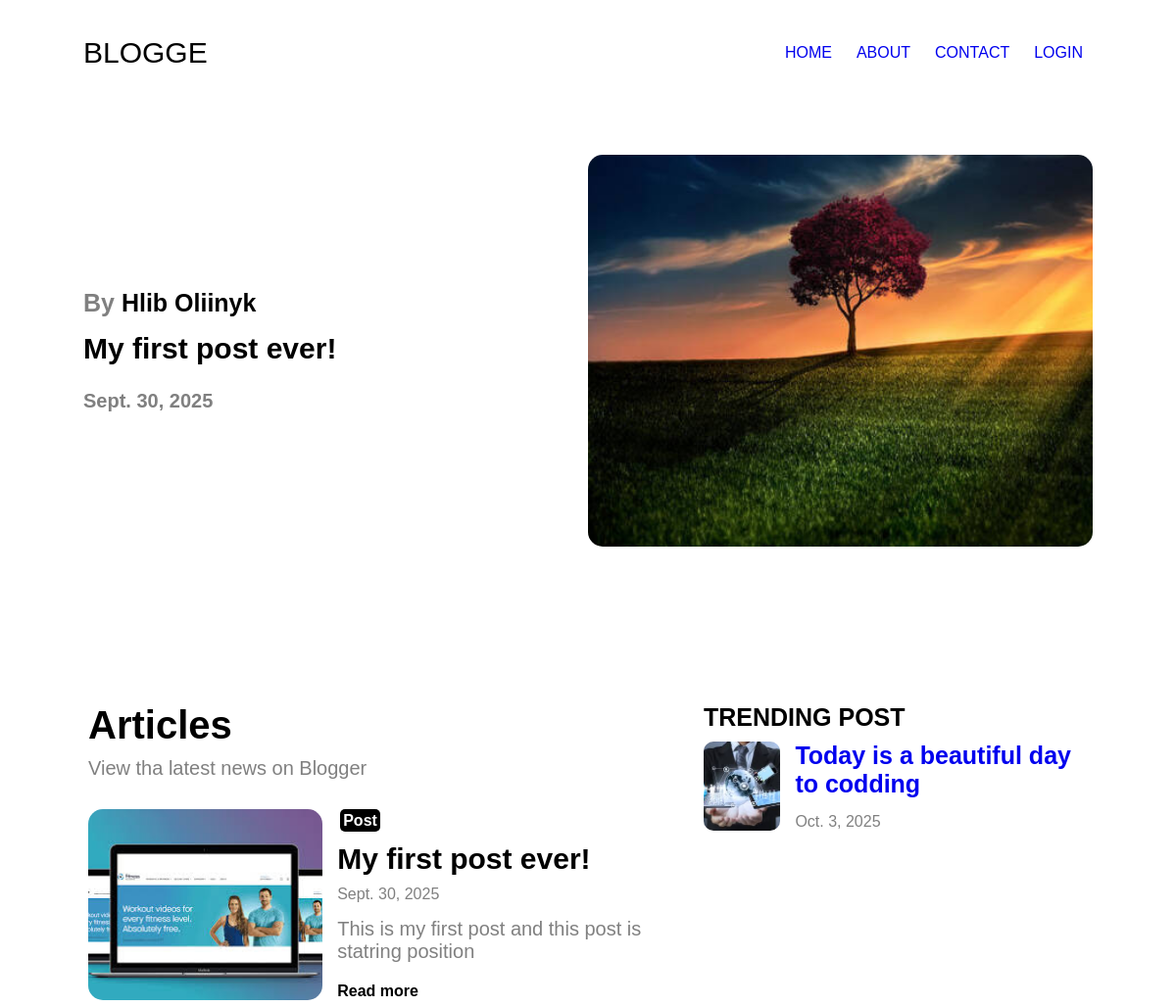
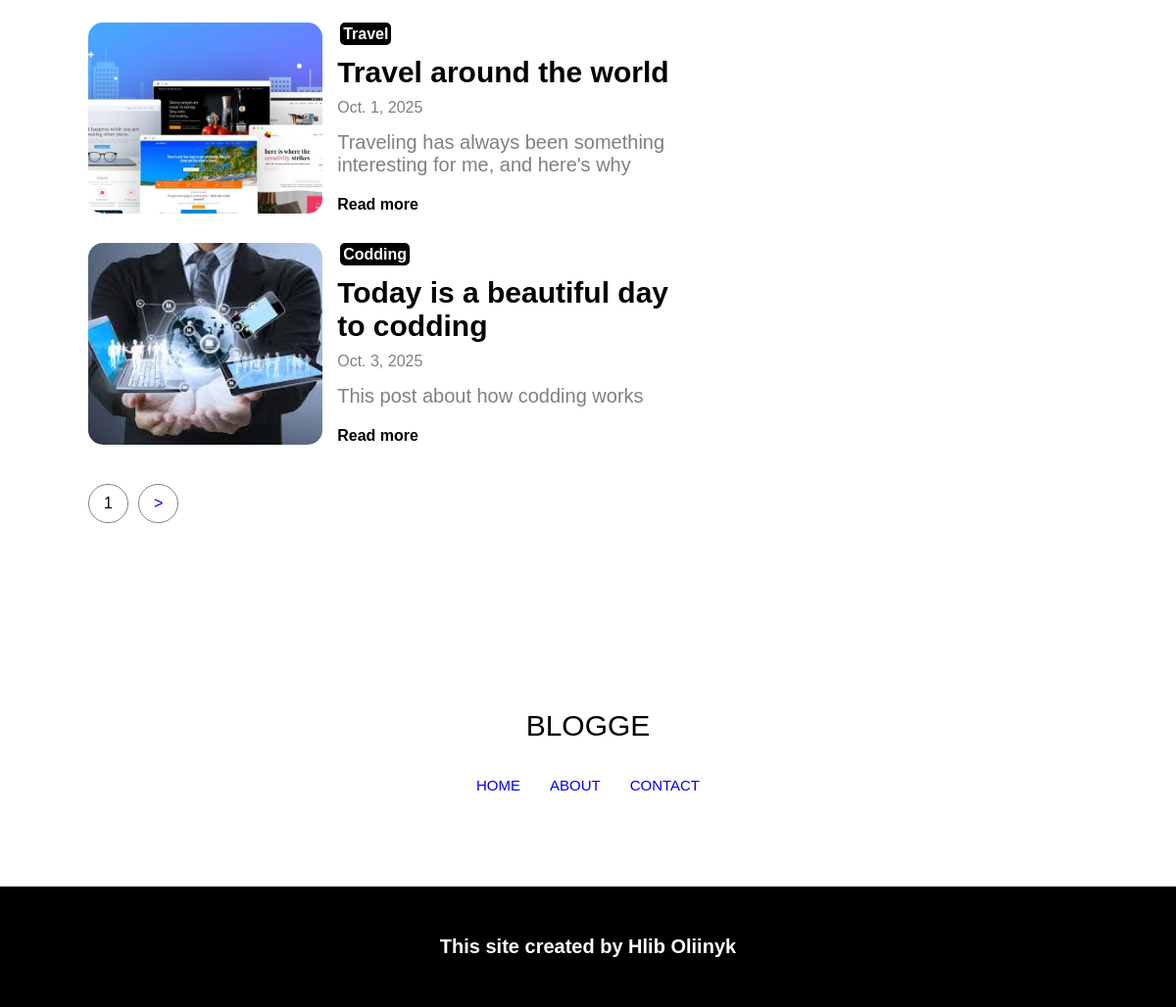
The page / on the database its author committed (2 pictures, top to bottom).
### post/models.py (models this page shows, shortened)
class Post(models.Model):
    title = models.CharField('Name', max_length = 40)
    content = models.TextField('Content', null = True)
    date = models.DateField('Date', null = True)
    topic = models.CharField('Topic', null=True)
    short_info = models.CharField('ShortInfo', null=True)
    banner = models.ImageField(default='photo_test.jpg', blank = True)

### post/views.py (the view)
# urls.py: path('', views.posts, name = 'posts'),
def posts(request):
    posts = Post.objects.all().order_by("id")
    first_post = posts.first()
    trend_posts = Post.objects.filter(topic="Codding")
    p = Paginator(posts, 3)
    page = request.GET.get('page')
    posts = p.get_page(page)
    context = {'posts':posts, 'first_post' : first_post, 'trend_posts':trend_posts}
    return render(request, 'blog/index.html', context)

### blog/templates/blog/index.html (shortened to what this page needs)
{% extends 'blog/layout.html' %}
{% load static %}
{% block content %}
<section class="features">
    <div class="container">
        <article class="features_post">
            <div class="features_post_content">
                <div class="features_post_author">
                    <p>By <span>Hlib Oliinyk</span></p>
                </div>
                {% if first_post %}
                <div class="features_post_title">
                    <a href = "{% url 'post' first_post.id %}">{{ first_post.title }}</a>
                </div>
                <div class ="features_post_time">
                    <p>{{ first_post.date }}</p>
                </div>
                {% endif %}
            </div>
            <div class="features_post_photo">
                <img src="{% static 'blog/img/photo_test.jpg' %}" alt="photo">
            </div>
        </article>
    </div>
</section>
<section class="blog">
    <div class="container">
        <div class="blog_grid_container">
            <div class="blog_articles">
                <div class="blog_section_title">
                    <h2>Articles</h2>
                    <p>View tha latest news on Blogger</p>
                </div>
                {% for post in posts %}
                    <article class="blog_post">
                        <div class="blog_post_grid_container">
                            <div class="blog_post_photo">
                                <img src="{{ post.banner.url }}" alt="photo">
                            </div>
                            <div class="blog_post_information">
                                <div class="blog_post_topic">
                                    <a href = "{% url 'post' post.id %}">{{ post.topic }}</a>
                                </div>
                                <div class="blog_post_title">
                                    <a href = "{% url 'post' post.id %}">{{ post.title }}</a>
                                </div>
                                <div class="blog_post_date">
                                    <a href = "{% url 'post' post.id %}">{{ post.date }}</a>
                                </div>
                                <div class="blog_post_short_info">
                                    <p>{{ post.short_info }}</p>
                                </div>
                                <div class="blog_post_read_more">
                                    <a href ="{% url 'post' post.id %}">Read more</a>
                                </div>
                            </div>
                        </div>
                    </article>
                {% endfor %}
                <div class="pagination">
                    {% if posts.has_next %}
                        <div class="page_number">
                            <p>{{ posts.number }}</p>
                        </div>
                        <div class="pagination_next_page">
                            <a href="?page={{ posts.next_page_number }}"> ></a>
                        </div>
                    {% endif %}
                </div>
            </div>
            <div class="blog_trend_posts">
                <div class="blog_trend_post_title">
                    <h2>TRENDING POST</h2>
                </div>
                {% for post in trend_posts %}
                    <article class="trend_post">
                        <div class="trend_post_grid_container">
                            <div class="trend_post_photo">
                                <img src="{{ post.banner.url }}" alt="photo">
                            </div>
                            <div class="trend_post_information">
                                <div class="trend_post_title">
                                    <a href = "{% url 'post' post.id %}">{{ post.title }}</a>
                                </div>
                                <div class="trend_post_date">
                                    <a href = "{% url 'post' post.id %}">{{ post.date }}</a>
                                </div>
                            </div>
                        </div>
                    </article>
                {% endfor %}
            </div>
        </div>
    </div>
</section>
{% endblock %}

### blog/templates/blog/layout.html (shortened to what this page needs)
{% load static %}
<!DOCTYPE html>
<html lang="en">
<head>
    <link rel="stylesheet" href="{% static 'blog/css/blog.css' %}">
    <link rel="stylesheet" href="{% static 'blog/css/about.css' %}">
    <link rel="stylesheet" href="{% static 'post/css/create.css' %}">
    <link rel="stylesheet" href="{% static 'post/css/details.css' %}">
    <link rel="stylesheet" href="{% static 'blog/css/contact.css' %}">
</head>
<body>
<div class="navbar">
    <div class="container">
        <div class="navbar_grid_container">
            <div class="navbar_logo">
                BLOGGE
            </div>
            <div class="navbar_menu">
                <ul class="navbar_menu_options">
                    <li class="navbar_item">
                        <a class="navbar_link" href = "{% url 'posts' %}">HOME</a>
                    </li>
                    <li class="navbar_item">
                        <a class="navbar_link" href = "{% url 'about' %}">ABOUT</a>
                    </li>
                    <li class="navbar_item">
                        <a class="navbar_link" href ="{% url 'contact' %}">CONTACT</a>
                    </li>
                    <li class="navbar_item">
                        <a class="navbar_link" href="{% url 'login' %}">LOGIN</a>
                    </li>
                </ul>
            </div>
        </div>
    </div>
</div>
{% block content %}
{% endblock %}
<section class="footer">
    <div class="container">
        <div class="footer_logo">
            <p>BLOGGE</p>
        </div>
        <div class="footer_navbar">
            <ul class="footer_navbar_options">
                <li class="footer_item">
                    <a class="navbar_link" href = "{% url 'posts' %}">HOME</a>
                </li>
                <li class="footer_item">
                    <a class="navbar_link" href = "{% url 'about' %}">ABOUT</a>
                </li>
                <li class="footer_item">
                    <a class="navbar_link" href ="{% url 'contact' %}">CONTACT</a>
                </li>
            </ul>
        </div>
    </div>
    <div class="copy_right">
        <p>This site created by Hlib Oliinyk</p>
    </div>
</section>
</body>
</html>

### rows shown on the page
Post: title "My first post ever!", date "Sept. 30, 2025", banner (picture), topic "Post", short_info "This is my first post and this post is statring position"
Post: banner (picture), topic "Travel", title "Travel around the world", date "Oct. 1, 2025", short_info "Traveling has always been something interesting for me, and here's why"
Post: banner (picture), topic "Codding", title "Today is a beautiful day to codding", date "Oct. 3, 2025", short_info "This post about how codding works"

### other values the page prints
{{ posts.number }} "1"
